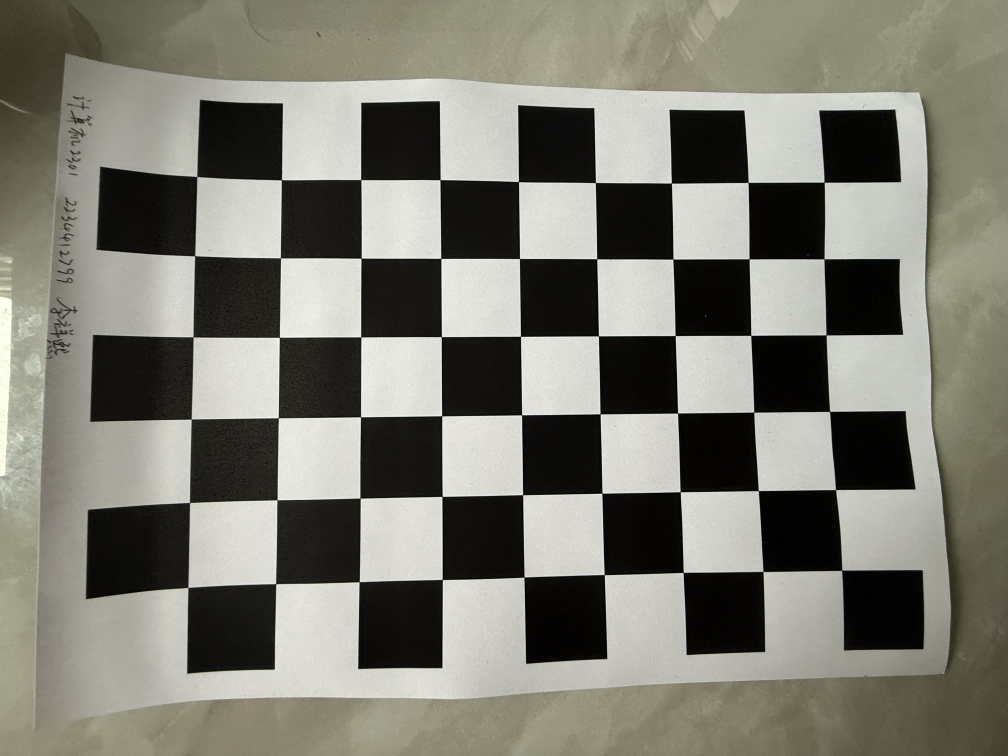
#> input picture Computer-Vision/e-project-camera/checkerboards/up_extra_wide.jpg, 4032 x 3024 px (shown at 1/4 size); its folder holds only this picture in this run
$ jupyter execute calibration.ipynb
#> lines starting #> are read from the running program, lines starting #| are printed output that depends on the picture; after the words box and inside, x2 and y2 are one past the last pixel; in counts of white or black regions, pixels touching at a corner belong together; long printed decimals are rounded
[cell 1]
# Import required modules
import cv2
import numpy as np
import os
import glob

# Define the dimensions of checkerboard
CHECKERBOARD = (9, 6)

# stop the iteration when specified
# accuracy, epsilon, is reached or
# specified number of iterations are completed.
criteria = (cv2.TERM_CRITERIA_EPS +
			cv2.TERM_CRITERIA_MAX_ITER, 50, 0.001)

# Vector for 3D points
threedpoints = []

# Vector for 2D points
twodpoints = []

# 3D points real world coordinates
objectp3d = np.zeros((1, CHECKERBOARD[0]
					* CHECKERBOARD[1],
					3), np.float32)
objectp3d[0, :, :2] = np.mgrid[0:CHECKERBOARD[0],
							0:CHECKERBOARD[1]].T.reshape(-1, 2)
prev_img_shape = None

# Extracting path of individual image stored
# in a given directory. Since no path is
# specified, it will take current directory
# jpg files alone
images = glob.glob('./checkerboards/*.jpg')

for i, filename in enumerate(images):
	image = cv2.imread(filename)
#> image is the input picture: shape (3024, 4032, 3); mean B, G, R 114.2, 124, 124.6
	image = cv2.resize(image, (1000, 750), interpolation=cv2.INTER_AREA)
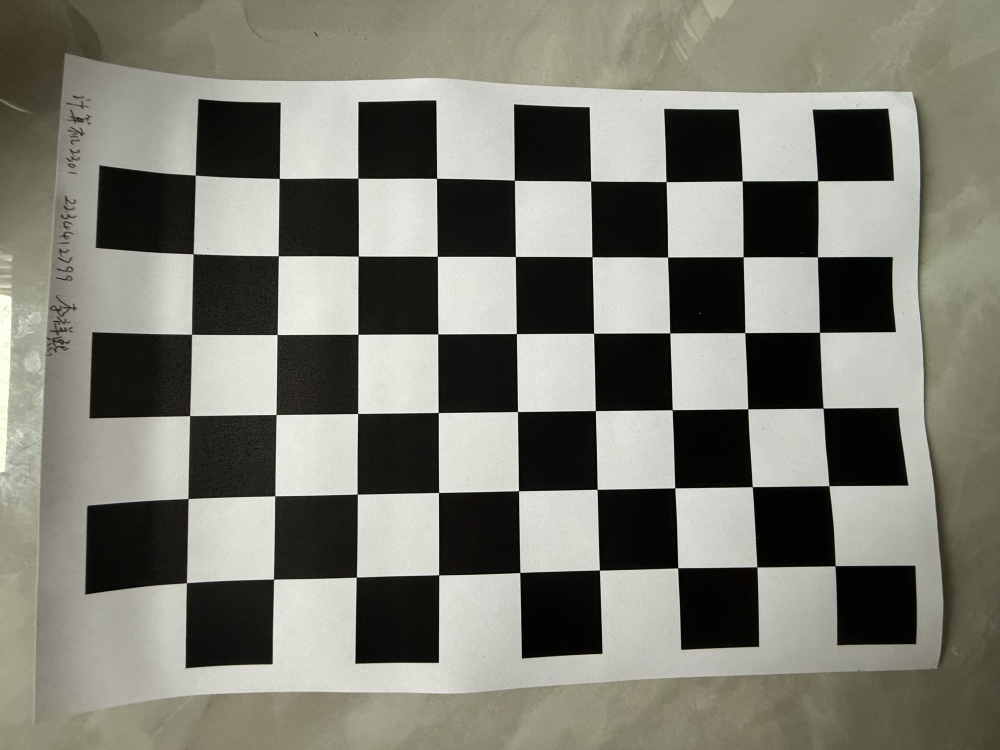
#> image: shape (750, 1000, 3); mean B, G, R 114.2, 124, 124.6
	grayColor = cv2.cvtColor(image, cv2.COLOR_BGR2GRAY)
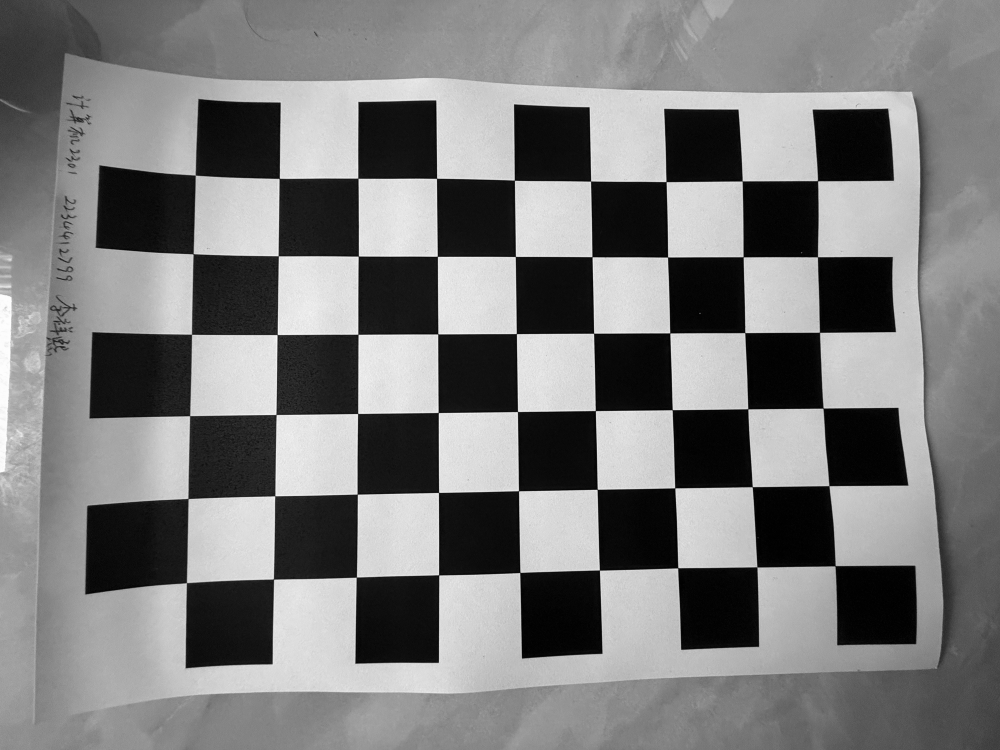
#> grayColor: shape (750, 1000); min 0, max 253, mean 123.1

	# Find the chess board corners
	# If desired number of corners are
	# found in the image then ret = true
	ret, corners = cv2.findChessboardCorners(
					grayColor, CHECKERBOARD,
					cv2.CALIB_CB_ADAPTIVE_THRESH
					+ cv2.CALIB_CB_FAST_CHECK +
					cv2.CALIB_CB_NORMALIZE_IMAGE)
#> ret = True; corners = 54 rows, first 8: [835.1, 565.7], [756.9, 566.9], [677.7, 567.7], [599.4, 570.1], [519.8, 572.4], [438.6, 574.8], [356.4, 577.1], [273.5, 579.1]

	# If desired number of corners can be detected then,
	# refine the pixel coordinates and display
	# them on the images of checker board
	if ret == True:
		threedpoints.append(objectp3d)

		# Refining pixel coordinates
		# for given 2d points.
		corners2 = cv2.cornerSubPix(
			grayColor, corners, (20, 20), (-1, -1), criteria)
#> corners2 = 54 rows, first 8: [835.2, 565.7], [756.9, 566.9], [677.7, 567.7], [599.4, 570.1], [519.8, 572.5], [438.6, 574.8], [356.4, 577.2], [273.5, 579.1]

		twodpoints.append(corners2)

		# Draw and display the corners
		image = cv2.drawChessboardCorners(image,
										CHECKERBOARD,
										corners2, ret)
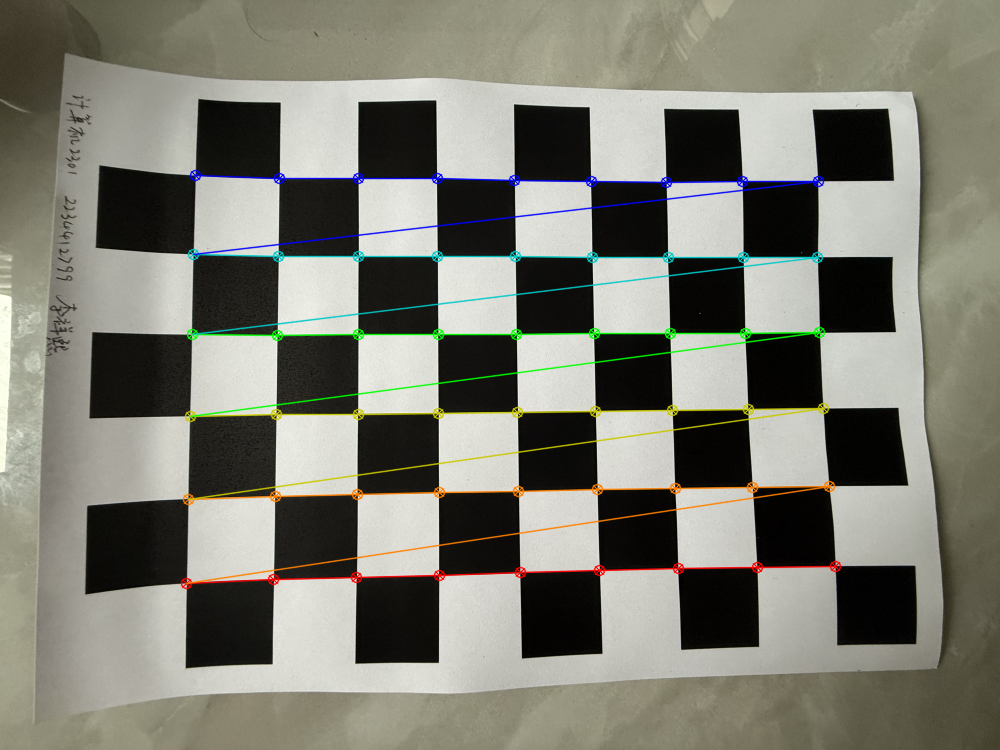
#> image: shape (750, 1000, 3); 3.36% of pixels changed, all inside (x1, y1, x2, y2) = (180, 169, 842, 590)

	# cv2.imshow('img', image)
	cv2.imwrite('./corner/{}.jpg'.format(i), image)
	# cv2.waitKey(0)


h, w = image.shape[:2]
#> h = 750; w = 1000

# Perform camera calibration by
# passing the value of above found out 3D points (threedpoints)
# and its corresponding pixel coordinates of the
# detected corners (twodpoints)
ret, matrix, distortion, r_vecs, t_vecs = cv2.calibrateCamera(
	threedpoints, twodpoints, grayColor.shape[::-1], None, None)
#> ret = 0.814; matrix = [[306.7, 0, 482], [0, 305.6, 381.8], [0, 0, 1]]; distortion = [[0.0187, -0.019, -0.000698, 8.42e-07, 0.00978]]; r_vecs = ([-0.0503, 0.0536, 3.13],); t_vecs = ([4.47, 2.34, 3.96],)

# Displaying required output
print("Camera matrix:\n")
print(matrix)
#| [[306.714   0.         481.963]
#|  [  0.         305.633 381.762]
#|  [  0.           0.           1.        ]]

print("Distortion coefficient:\n")
print(distortion)
#| [[ 1.87197857e-02 -1.90256261e-02 -6.98298273e-04  8.42264534e-07
#|    9.77662917e-03]]

print("Rotation Vectors:\n")
print(r_vecs)
#| (array([[-0.05031],
#|        [ 0.05362],
#|        [ 3.131]]),)

print("Translation Vectors:\n")
print(t_vecs)
#| (array([[4.467],
#|        [2.343],
#|        [3.963]]),)
